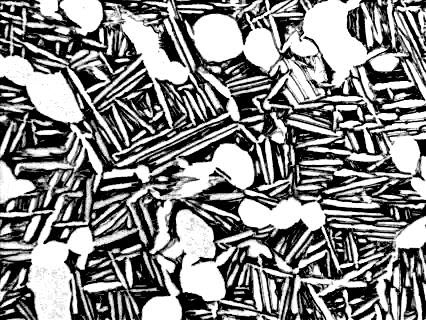
//> input picture 1.bmp, 426 x 320 px
$ ./Conventional__watershed_segmentation   (built with g++ and OpenCV 4)
//> lines starting //> are read from the running program, lines starting //| are printed output that depends on the picture; after the words box and inside, x2 and y2 are one past the last pixel; in counts of white or black regions, pixels touching at a corner belong together
#include <stdio.h>
#include <iostream>
#include <opencv2/core/core.hpp>
#include <opencv2/highgui/highgui.hpp>
#include <opencv2/imgproc/imgproc.hpp>
#include <opencv2/opencv.hpp>
#include <stdlib.h>
#include <math.h>
#include <random>
#include <vector>
#include <algorithm>

using namespace std;
using namespace cv;

#define WindowName "阈值选取实例"

const int g_nMaxAlphaValue = 255;//Alpha的最大值
int g_nAlphaValueSlider;//滑动条对应的变量

Mat dstShow, g_dstImage, dstImage;


void on_Trackbar(int, void*)
{
    g_dstImage = Mat::zeros(dstShow.size(), CV_8UC1);
    for (int row = 0; row < dstShow.rows; row++)
    {
        for (int col = 0; col < dstShow.cols; col++)
        {

            if (dstShow.at<uchar>(row, col) >= g_nAlphaValueSlider)
            {
                g_dstImage.at<uchar>(row, col) = 255;
            }
        }
    }

    //显示效果图
    imshow(WindowName, g_dstImage);

    Mat dstImage_new = Mat::zeros(dstImage.size(), CV_8UC3);
    for (int row = 0; row < dstImage.rows; row++) {
        for (int col = 0; col < dstImage.cols; col++) {
            if (dstImage.at<uchar>(row, col) != 0) {
                // 将该像素设置为白色
                dstImage_new.at<Vec3b>(row, col) = Vec3b(255, 255, 255);
            }
        }
    }

    // 寻找连通域
    Mat labels22, stats22, centroids22;
    int nLabels = connectedComponentsWithStats(g_dstImage, labels22, stats22, centroids22, 8, CV_32S);

    // 创建标记图像
    Mat markers = Mat::zeros(g_dstImage.size(), CV_32SC1);
    for (int i = 1; i < nLabels; i++) {
        int x = static_cast<int>(centroids22.at<double>(i, 0));
        int y = static_cast<int>(centroids22.at<double>(i, 1));
        markers.at<int>(y, x) = i;
    }

    // 在原图基础上应用分水岭算法
    watershed(dstImage_new, markers);

    // 创建显示结果的图像
    Mat result = Mat::zeros(g_dstImage.size(), CV_8UC3);
    for (int i = 0; i < markers.rows; i++) {
        for (int j = 0; j < markers.cols; j++) {
            int index = markers.at<int>(i, j);
            if (index > 0 && index <= nLabels) {
                result.at<Vec3b>(i, j) = Vec3b(0, 255, 0); // 使用绿色标记分割区域
            }
        }
    }

    // 显示原图与结果
    imshow("Original Image", dstImage_new);
    imshow("Watershed Result", result);

}

int main()
{
    Mat img = imread("E:/1.bmp"); // 读取图像
//> img is the input picture: 320 rows x 426 cols, CV_8UC3; min 0, max 255, mean 135.2
    Mat scrGray, scrmedian;
    cvtColor(img, scrGray, COLOR_BGR2GRAY);//转化为灰度图像
    medianBlur(scrGray, scrmedian, 3);//中值滤波
    // 二值化处理
    Mat binaryImg;
    threshold(scrmedian, binaryImg, 127, 255, THRESH_BINARY);
//> binaryImg: 320 rows x 426 cols, CV_8UC1; 52.4% white; 64 black regions (30 under 20 px), largest, box (x1, y1, x2, y2) and area: (0, 0, 426, 320) 52385, (94, 61, 171, 150) 2522, (347, 0, 426, 73) 1842
    // 连通域分析
    Mat labels;
    Mat stats;
    Mat centroids;
    int n = connectedComponentsWithStats(binaryImg, labels, stats, centroids);
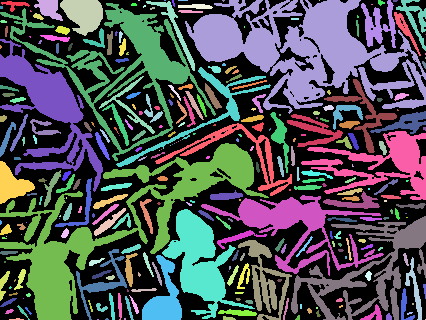
//> labels: 320 rows x 426 cols, CV_32SC1; 293 distinct labels, from 0 to 292; one colour per label, 0 black
//> stats = 293 rows, first 6: [0, 0, 426, 320, 64827], [1, 1, 29, 11, 120], [34, 0, 29, 21, 350], [60, 0, 43, 36, 1058], [138, 0, 2, 1, 2], [146, 1, 49, 70, 442]; centroids = 293 pairs, first value 0.333 to 425, second value 0 to 319; n = 293
    // 绘制每个连通域的凸包
    vector<double>PerArea(n, 0);//编程需注意变量作用域
    vector<double>PerArea2(n, 0);
    //要添加忽略连通域面积较小的，否则把噪点也给弄进去了
    for (int i = 1; i < n; i++)
    {
        // 提取当前连通域的像素坐标
        vector<Point> points;
        for (int row = stats.at<int>(i, cv::CC_STAT_TOP); row < stats.at<int>(i, cv::CC_STAT_TOP) + stats.at<int>(i, cv::CC_STAT_HEIGHT); row++)
        {
            for (int col = stats.at<int>(i, cv::CC_STAT_LEFT); col < stats.at<int>(i, cv::CC_STAT_LEFT) + stats.at<int>(i, cv::CC_STAT_WIDTH); col++)
            {
                if (labels.at<int>(row, col) == i)
                {
                    points.push_back(Point(col, row));//为什么col和row的顺序换了？
                }
            }
        }
        // 计算当前连通域的凸包
        vector<Point> hull;
        convexHull(points, hull);
        if (points.size() < 20)//15这个值很关键，目前尝试15很合适
        {
            PerArea[i] = 0;
            PerArea2[i] = 0;
        }
        else
        {
            double area = contourArea(hull);//凸包面积有存在0的情况
            double Yarea = stats.at<int>(i, cv::CC_STAT_AREA);
            PerArea[i] = Yarea / area;
            PerArea2[i] = Yarea / area;
        }
    }
//> this loop made 292 passes
//> Yarea on passes 1, 2, 3, 5, 10, 12, 13, 15, 16, 19, 25, 26: 120, 350, 1058, 442, 12016, 26, 767, 465, 5726, 130, 60, 44
//> after the loop, PerArea = 293 values, max 1.74 at index 143, min 0 at index 0, mean 0.582; PerArea2 has the same summary as PerArea

    int p = n;//怕把n的值给修改了
//> p = 293
    for (int i = 1; i < p; i++)
    {
        if (PerArea[i] == 0)
        {
            PerArea.erase(PerArea.begin() + i);//一旦删除向量元素个数删减
            p--;
            i--;//这里修改了一下，这样才能把0全部删除
        }
        cout << "面积比" << PerArea[i] << endl;
    }
//> this loop made 292 passes
//> (p, i) on passes 4, 6, 7, 8, 9, 11, 14, 17, 18, 20, 21, 22: (292, 3), (291, 4), (290, 4), (289, 4), (288, 4), (287, 5), (286, 7), (285, 9), (284, 9), (283, 10), (282, 10), (281, 10)
//| 面积比0.679887
//| 面积比0.925926
//| 面积比0.962256
//| 面积比0.962256
//| 面积比0.435254
//| 面积比0.435254
//| 面积比0.435254
//| 面积比0.435254
//> (output is shown up to pass 8 of 292)
//> after the loop, PerArea = 167 values, max 1.74 at index 78, min 0 at index 0, mean 1.02; p = 167

    int k = ceil(PerArea.size() / 2);
//> k = 83
    nth_element(PerArea.begin(), PerArea.begin() + k, PerArea.end());//此时PerArea中元素排列变化了
//> PerArea = 167 values, max 1.74 at index 108, min 0 at index 23, mean 1.02
    double THRA = PerArea[k];//自适应阈值取中值
//> THRA = 1.1
    cout << "粘连阈值" << THRA << endl;
//| 粘连阈值1.10345
    //用阈值筛选粘连组织
    Mat newcopy = Mat::zeros(binaryImg.size(), CV_8UC1);
    for (int i = 0; i < n; i++)
    {
        if (PerArea2[i] > THRA || PerArea2[i] == 0)
        {
            for (int row = 0; row < newcopy.rows; row++)
            {
                for (int col = 0; col < newcopy.cols; col++)
                {
                    if (labels.at<int>(row, col) == i)
                    {
                        newcopy.at<uchar>(row, col) = 0;
                    }
                }
            }
        }
        else
        {
            for (int row = 0; row < newcopy.rows; row++)
            {
                for (int col = 0; col < newcopy.cols; col++)
                {
                    if (labels.at<int>(row, col) == i)
                    {
                        newcopy.at<uchar>(row, col) = 255;//满足条件的设为白255
                    }
                }
            }
        }
    }
//> newcopy: 320 rows x 426 cols, CV_8UC1; 48.8% white; 83 white regions, largest, box (x1, y1, x2, y2) and area: (185, 0, 426, 114) 12016, (0, 143, 269, 320) 9670, (0, 3, 216, 161) 5726
    imshow("newcopy2", newcopy);
    //开运算
    Mat element;
    element = getStructuringElement(MORPH_ELLIPSE, Size(12, 12));
    erode(newcopy, dstImage, element);
//> dstImage: 320 rows x 426 cols, CV_8UC1; 9.7% white; 32 white regions (9 under 20 px), largest, box (x1, y1, x2, y2) and area: (34, 247, 66, 320) 1798, (309, 0, 363, 78) 1761, (0, 61, 77, 118) 1476
    dilate(dstImage, dstImage, element);
//> dstImage: 320 rows x 426 cols, CV_8UC1; 21.3% white; 24 white regions, largest, box (x1, y1, x2, y2) and area: (29, 228, 95, 320) 3437, (166, 210, 226, 302) 3097, (304, 0, 369, 84) 3018
    imshow("形态学处理后", dstImage);
    //进一步将粘连组织分为等轴粘连、片层粘连和复杂粘连
    Mat labels1;
    Mat stats1;
    Mat centroids1;
    int m = connectedComponentsWithStats(dstImage, labels1, stats1, centroids1);
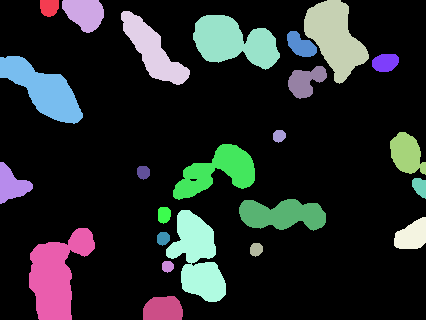
//> labels1: 320 rows x 426 cols, CV_32SC1; 25 distinct labels, from 0 to 24; one colour per label, 0 black
//> stats1 = 25 rows, first 6: [0, 0, 426, 320, 107257], [40, 0, 19, 17, 276], [62, 0, 42, 33, 1006], [304, 0, 65, 84, 3018], [121, 11, 69, 74, 2061], [193, 15, 87, 55, 3013]; centroids1 = 25 pairs, first value 11.42 to 419.3, second value 6.99 to 308.7; m = 25

    Mat labels2;
    Mat stats2;
    Mat centroids2;
    int u = connectedComponentsWithStats(newcopy, labels2, stats2, centroids2);
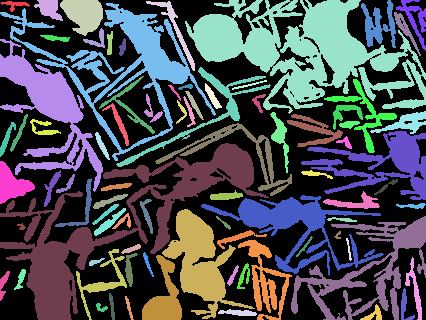
//> labels2: 320 rows x 426 cols, CV_32SC1; 84 distinct labels, from 0 to 83; one colour per label, 0 black
//> stats2 = 84 rows, first 6: [0, 0, 426, 320, 69783], [1, 1, 29, 11, 120], [34, 0, 29, 21, 350], [60, 0, 43, 36, 1058], [146, 1, 49, 70, 442], [185, 0, 241, 114, 12016]; centroids2 = 84 pairs, first value 3.18 to 414.6, second value 4.2 to 314.1; u = 84

    vector<int>labelnew(m);
    vector<int>labelnew2(m);
    for (int i = 0; i < m; i++) {
        int row = floor(centroids1.at<double>(i, 0));
        int col = floor(centroids1.at<double>(i, 1));
        int t = labels2.at<int>(col, row);//col和row不能弄错

        double xdistance = ((centroids1.at<double>(i, 0)) - (centroids2.at<double>(t, 0))) * ((centroids1.at<double>(i, 0)) - (centroids2.at<double>(t, 0)));
        double ydistance = ((centroids1.at<double>(i, 1)) - (centroids2.at<double>(t, 1))) * ((centroids1.at<double>(i, 1)) - (centroids2.at<double>(t, 1)));
        double distance = sqrt(xdistance + ydistance);
        //偏差小于MORPH_ELLIPSE, Size(12, 12)尺寸一半即可认为是纯等轴粘连
        if (distance >= 3.0)
        {
            labelnew[i] = t;
            labelnew2[i] = t;
        }
        else
        {
            labelnew[i] = 0;
            labelnew2[i] = t;//如何把i取出来，就用容器
        }
        cout << "有用标记：" << labelnew[i] << endl;
        cout << "中心距离" << distance << endl;
    }
//> this loop made 25 passes
//> (row, col, t, xdistance, ydistance, distance) on passes 1 to 12: (216, 163, 40, 10192.3, 3898.9, 118.7), (48, 6, 2, 6.39e-05, 1.91, 1.38), (84, 13, 3, 0.694, 0.74, 1.2), (334, 37, 5, 959, 164.2, 33.51), (152, 50, 8, 878.9, 136.3, 31.86), (233, 41, 5, 4921.9, 75.87, 70.7), (300, 44, 5, 10.09, 28.19, 6.19), (384, 62, 5, 6619.5, 145.8, 82.25), (42, 89, 13, 37.43, 437.3, 21.79), (305, 80, 5, 2.34, 952.7, 30.9), (278, 135, 30, 2.21, 0.971, 1.78), (406, 153, 37, 596.2, 97.86, 26.34)
//| 有用标记：40
//| 中心距离118.706
//| 有用标记：0
//| 中心距离1.38232
//> (the first 4 of 16 printed lines)
//> (output is shown up to pass 8 of 25)

    Mat DZZLImage = Mat::zeros(newcopy.size(), CV_8UC1);
    for (int i = 1; i < m; i++) {
        if (labelnew[i] != labelnew2[i]) {
            for (int row = 0; row < newcopy.rows; row++)
            {
                for (int col = 0; col < newcopy.cols; col++)
                {
                    if (labels2.at<int>(row, col) == labelnew2[i])
                    {
                        DZZLImage.at<uchar>(row, col) = 255;
                    }
                }
            }
        }
    }
//> this loop made 24 passes
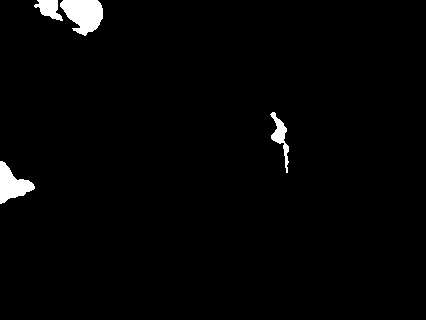
//> DZZLImage: 320 rows x 426 cols, CV_8UC1; 1.9% white; 4 white regions, box (x1, y1, x2, y2) and area: (60, 0, 103, 36) 1058, (0, 161, 35, 204) 769, (270, 112, 289, 173) 386, (34, 0, 63, 21) 350
    imshow("等轴粘连", DZZLImage);

    //删除容器中等于0的元素
    int j = m;
//> j = 25
    for (int i = 1; i < j; i++)
    {
        if (labelnew[i] == 0)
        {
            labelnew.erase(labelnew.begin() + i);//一旦删除向量元素个数删减
            j--;
            i--;//这里修改了一下，这样才能把0全部删除
        }
    }
//> this loop made 24 passes
//> (j, i) on passes 1, 2, 10, 13: (24, 0), (23, 0), (22, 7), (21, 9)
//> after the loop, j = 21

    Mat ZLImage = Mat::zeros(newcopy.size(), CV_8UC1);//每次都要copy到个新的矩阵为的是不改变旧矩阵，后续容易对比

    for (int i = 0; i < u; i++)
    {
        if (count(labelnew.begin(), labelnew.end(), i))//目前这个i与前面的t同意义，指的是newcopy里的联通阈
        {
            for (int row = 0; row < newcopy.rows; row++)
            {
                for (int col = 0; col < newcopy.cols; col++)
                {
                    if (labels2.at<int>(row, col) == i)
                    {
                        ZLImage.at<uchar>(row, col) = 255;
                    }
                }
            }
        }
    }
//> this loop made 84 passes
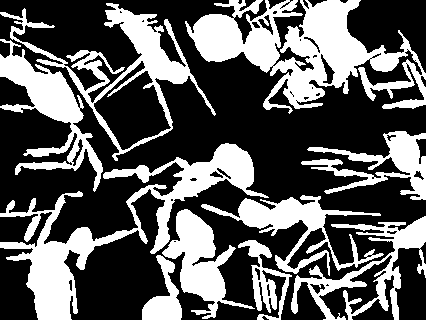
//> ZLImage: 320 rows x 426 cols, CV_8UC1; 35.9% white; 10 white regions, largest, box (x1, y1, x2, y2) and area: (185, 0, 426, 114) 12016, (0, 143, 269, 320) 9670, (0, 3, 216, 161) 5726
    imshow("复杂粘连", ZLImage);
    //进一步区分等轴粘连和除去等轴和复杂粘连的片层粘连··

    Mat PCZLImage = Mat::zeros(binaryImg.size(), CV_8UC1);

    for (int i = 0; i < u; i++)
    {
        if (count(labelnew2.begin(), labelnew2.end(), i))
        {
            for (int row = 0; row < newcopy.rows; row++)
            {
                for (int col = 0; col < newcopy.cols; col++)
                {
                    if (labels2.at<int>(row, col) == i)
                    {
                        PCZLImage.at<uchar>(row, col) = 0;
                    }
                }
            }
        }
        else
            for (int row = 0; row < newcopy.rows; row++)
            {
                for (int col = 0; col < newcopy.cols; col++)
                {
                    if (labels2.at<int>(row, col) == i && i != 0)
                    {
                        PCZLImage.at<uchar>(row, col) = 255;
                    }
                }
            }
    }
//> PCZLImage: 320 rows x 426 cols, CV_8UC1; 11% white; 69 white regions, largest, box (x1, y1, x2, y2) and area: (155, 123, 292, 196) 1323, (116, 67, 271, 167) 1233, (324, 79, 397, 153) 823

    imshow("片层粘连", PCZLImage);

    //dstImage为开运算后经连通域标记后的图像，以下转化为二值图像；
    for (int row = 0; row < newcopy.rows; row++)
    {
        for (int col = 0; col < newcopy.cols; col++)
        {
            if (dstImage.at<uchar>(row, col) != 0)
            {
                dstImage.at<uchar>(row, col) = 255;
            }
        }
    }

    //复杂粘连中排除开运算后剩余的等轴部分；
    Mat NEWImage = Mat::zeros(newcopy.size(), CV_8UC1);
    for (int row = 0; row < newcopy.rows; row++)
    {
        for (int col = 0; col < newcopy.cols; col++)
        {
            if (dstImage.at<uchar>(row, col) != ZLImage.at<uchar>(row, col))
            {
                NEWImage.at<uchar>(row, col) = 255;
            }
        }
    }
//> NEWImage: 320 rows x 426 cols, CV_8UC1; 18.3% white; 346 white regions (266 under 20 px), largest, box (x1, y1, x2, y2) and area: (0, 8, 173, 161) 2703, (291, 237, 405, 320) 2552, (15, 123, 103, 192) 1497

    imshow("其他情况", NEWImage);

    //距离变换；
    Mat imageThin(dstImage.size(), CV_32FC1);
    distanceTransform(dstImage, imageThin, DIST_L2, 3);
    dstShow = Mat::zeros(dstImage.size(), CV_8UC1);

    for (int row = 0; row < imageThin.rows; row++)
    {
        for (int col = 0; col < imageThin.cols; col++)
        {
            dstShow.at<uchar>(row, col) = imageThin.at<float>(row, col);

        }
    }
    normalize(dstShow, dstShow, 0, 255, NORM_MINMAX);
//> dstShow: 320 rows x 426 cols, CV_8UC1; min 0, max 255, mean 14.3

    imshow("dist_norm", dstShow);

    g_nAlphaValueSlider = 127;

    //创建窗体
    namedWindow(WindowName, 1);

    //在创建的窗体中创建一个滑动条控件
    char TrackbarName[50] = "选取阈值";

    createTrackbar(TrackbarName, WindowName, &g_nAlphaValueSlider, g_nMaxAlphaValue, on_Trackbar);

    //结果在回调函数中显示
    on_Trackbar(g_nAlphaValueSlider, 0);
//> after the loop in on_Trackbar, `for (int row = 0; row < dstShow.rows; row++)`: g_dstImage: 320 rows x 426 cols, CV_8UC1; 3.3% white; 20 white regions (2 under 20 px), largest, box (x1, y1, x2, y2) and area: (40, 253, 61, 320) 950, (315, 9, 357, 64) 875, (204, 26, 233, 51) 568
//> in on_Trackbar, `int nLabels = connectedComponentsWithStats(g_dstImage, labels22, stats..`: labels22: 320 rows x 426 cols, CV_32SC1; 21 distinct labels, from 0 to 20
//> in on_Trackbar, `int nLabels = connectedComponentsWithStats(g_dstImage, labels22, stats..`: stats22 = 21 rows, first 6: [0, 0, 426, 320, 131769], [73, 0, 20, 20, 240], [315, 9, 42, 55, 875], [204, 26, 29, 25, 568], [140, 34, 10, 12, 39], [255, 39, 13, 19, 152]; centroids22 = 21 rows, first 8: [213.7, 160], [83.22, 7.63], [332.9, 34.52], [217.9, 37.63], [145.5, 39.97], [260.8, 48.11], [156.9, 62.52], [16.81, 69.53]; nLabels = 21
//> the loop in on_Trackbar, `for (int i = 1; i < nLabels; i++)` made 20 passes
//> (x, y) on passes 1 to 12: (83, 7), (332, 34), (217, 37), (145, 39), (260, 48), (156, 62), (16, 69), (52, 96), (405, 152), (235, 163), (2, 183), (254, 214)
//> after the loop in on_Trackbar, `for (int i = 1; i < nLabels; i++)`: markers: 320 rows x 426 cols, CV_32SC1; 21 distinct labels, from 0 to 20
//> in on_Trackbar, `watershed(dstImage_new, markers);`:
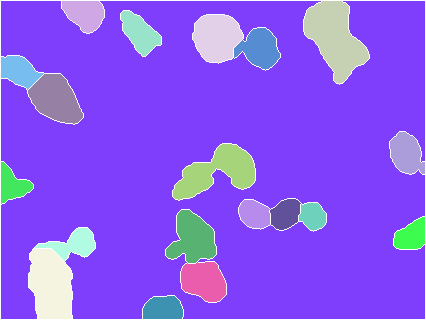
//> markers: 320 rows x 426 cols, CV_32SC1; 21 distinct labels, from -1 to 20; one colour per label, 0 black, -1 white
//> after the loop in on_Trackbar, `for (int i = 0; i < markers.rows; i++)`:
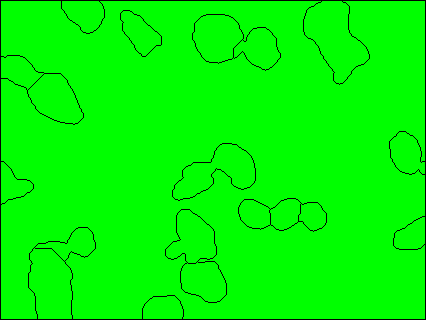
//> result: 320 rows x 426 cols, CV_8UC3; mean B, G, R 0, 248.1, 0


    waitKey(0);
    return (0);
}
